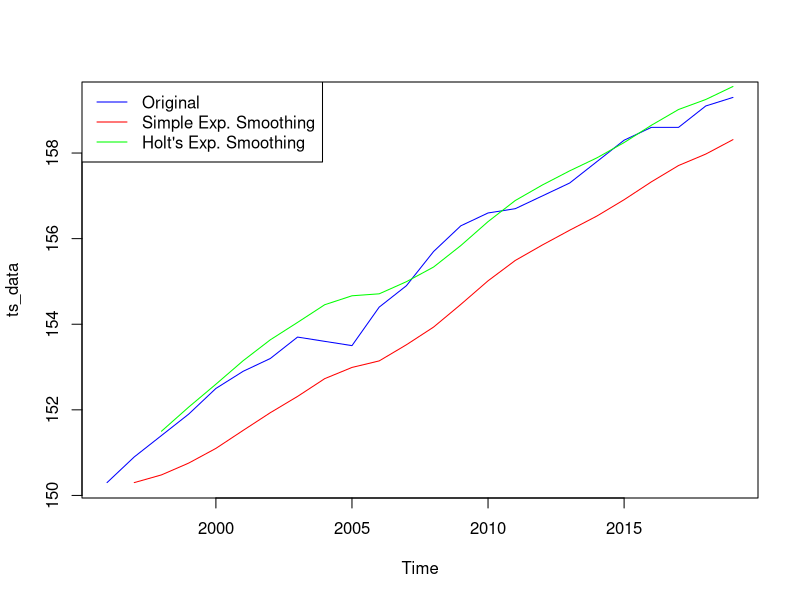
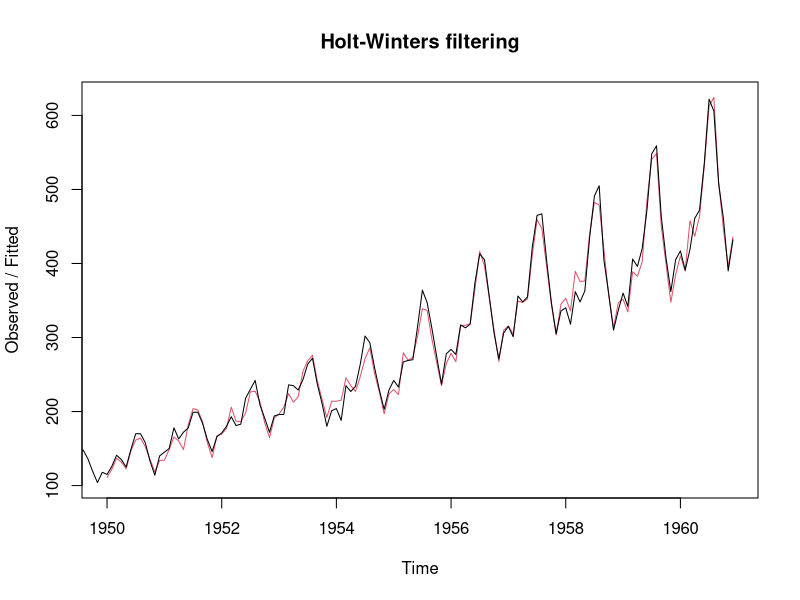
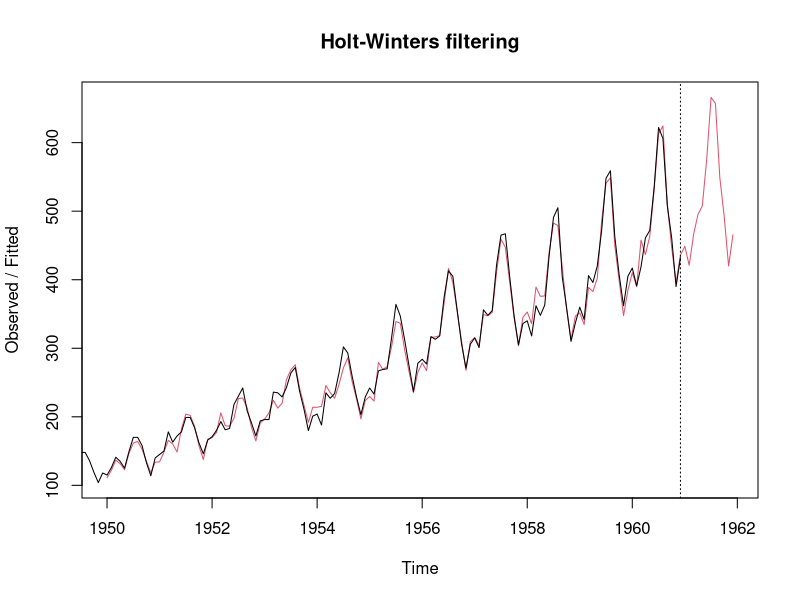
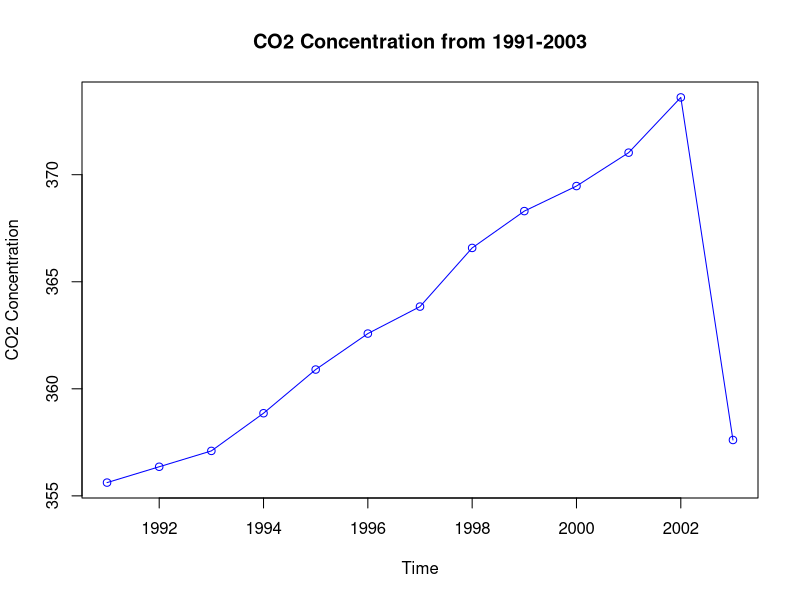
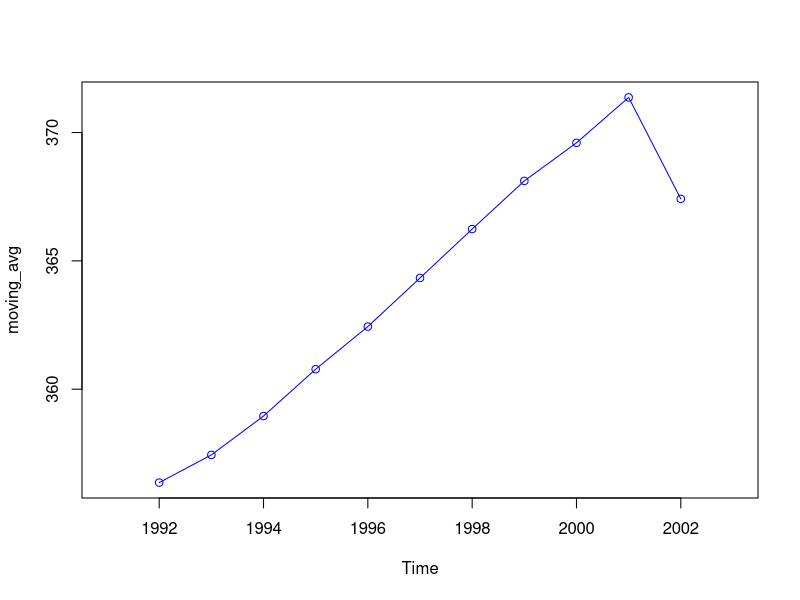

Source code (R) for these figures, in order:
# Exponential and Moving Average smoothing – Holt winters smoothing 
# Define the data
time <- 1996:2019
observation <- c(150.3, 150.9, 151.4, 151.9, 152.5, 152.9, 153.2, 153.7, 153.6, 
                 153.5, 154.4, 154.9, 155.7, 156.3, 156.6, 156.7, 157, 157.3, 
                 157.8, 158.3, 158.6, 158.6, 159.1, 159.3)

# Create a time series object
ts_data <- ts(observation, start = 1996, end = 2019)

# Simple Exponential Smoothing (alpha = 0.3)
ses_model <- HoltWinters(ts_data, alpha = 0.3, beta = FALSE, gamma = FALSE)
plot(ts_data, col="blue")
lines(fitted(ses_model)[,1], col="red")

# Holt's Exponential Smoothing (alpha = 0.3, beta = 0.2)
holt_model <- HoltWinters(ts_data, alpha = 0.3, beta = 0.2, gamma = FALSE)
lines(fitted(holt_model)[,1], col="green")

# Add legend
legend("topleft", legend=c("Original", "Simple Exp. Smoothing", "Holt's Exp. Smoothing"),
       col=c("blue", "red", "green"), lty=1)


#Apply the Holt-Winters method to AirPassengers data and forecast next 12 months data.
#(Use multiplicative model)

model=HoltWinters(x=AirPassengers, alpha = 0.2, beta = 0.03, gamma = 0.8,
                  seasonal = c("multiplicative"))
plot(model)

## S3 method for class 'HoltWinters'
P=predict(model, n.ahead = 12, prediction.interval = FALSE,)

plot(model,P)


#CO2 Moving Average
# Define the data
year <- 1991:2003
co2 <- c(355.62, 356.36, 357.1, 358.86, 360.9, 362.58, 363.84, 366.58, 368.3, 
         369.47, 371.03, 373.61, 357.61)
ts_co2 <- ts(co2, start = 1991, end = 2003)

# a) Time series plot
plot(ts_co2, type="o", col="blue", ylab="CO2 Concentration", main="CO2 Concentration from 1991-2003")

# b) 3-year moving average for forecasting
moving_avg <- filter(ts_co2, rep(1/3, 3), sides=2)
plot(moving_avg,,type="o",col="blue",)
forecast_2004 <- mean(tail(ts_co2, 3))  # Forecast for 2004 using the last 3 values
forecast_2004

